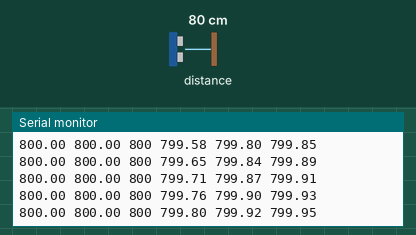
Recording of a sketch running on a simulated Arduino Uno, built with avr-gcc and run on an emulated ATmega328P. Shown: the last lines printed to the serial monitor. The inputs (shaded band) are chosen by the test bench; at power-on: distance to the obstacle 80 cm.

Above: at 1.2 s.
1.3 s: distance to the obstacle set to 2 cm
At 2.1 s:
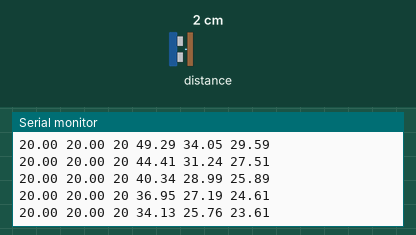
2.8 s: distance to the obstacle set to 4 cm
At 3.5 s:
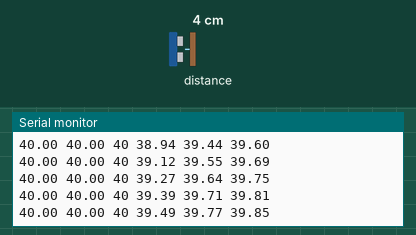
Timing chart, 0 to 5.8 s (numbered marks = the images above; inputs shaded):
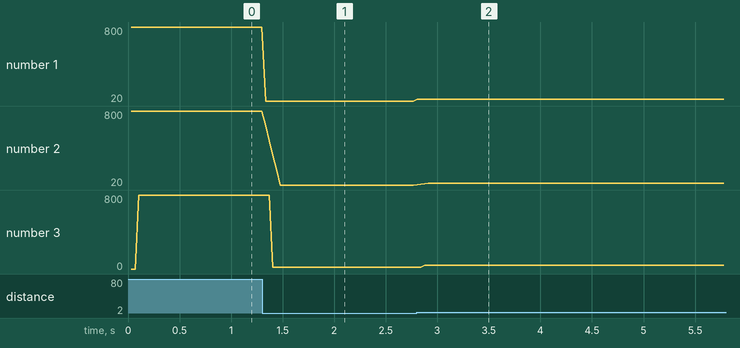

Measured:
- after the input at 1.3 s, the serial monitor: prints a new line at once (image 1)
- plotted number 1: 800 → 20 after the input at 1.3 s
- plotted number 2: 800 → 20 after the input at 1.3 s
- plotted number 3: 800 → 20 after the input at 1.3 s

The sketch:

VL53L0x__single_KF.ino
```cpp
#include <Wire.h>
#include <VL53L0X.h>

VL53L0X sensor;

#define MAX_DATA_POINTS 7  // Maximum number of data points for moving average filter

class MovingAverageFilter {
  int data[MAX_DATA_POINTS];
  int dataIndex = 0;
  int total = 0;
  int numDataPoints = 0;
  int windowSize;

public:
  MovingAverageFilter(int windowSize) : windowSize(windowSize) {}

  float calculate(float newData) {
    if (numDataPoints < windowSize) {
      numDataPoints++;
    } else {
      total -= data[dataIndex];
    }
    total += newData;
    data[dataIndex] = newData;
    dataIndex = (dataIndex + 1) % windowSize;
    return total / numDataPoints;
  }
};

//MovingAverageFilter filter3(3);
MovingAverageFilter filter5(5);
//MovingAverageFilter filter7(7);

class MovingMedianFilter {
  int data[MAX_DATA_POINTS];
  int dataIndex = 0;
  int windowSize;

public:
  MovingMedianFilter(int windowSize) : windowSize(windowSize) {}

  void bubbleSort(int arr[], int n) {
    for (int i = 0; i < n-1; i++) {
      for (int j = 0; j < n-i-1; j++) {
        if (arr[j] > arr[j+1]) {
          int temp = arr[j];
          arr[j] = arr[j+1];
          arr[j+1] = temp;
        }
      }
    }
  }

  int calculate(int newData) {
    data[dataIndex] = newData;
    dataIndex = (dataIndex + 1) % windowSize;

    int sortedData[MAX_DATA_POINTS];
    for (int i = 0; i < windowSize; i++) {
      sortedData[i] = data[i];
    }

    bubbleSort(sortedData, windowSize);

    if (windowSize % 2 == 0) {
      return (sortedData[windowSize/2 - 1] + sortedData[windowSize/2]) / 2;
    } else {
      return sortedData[windowSize/2];
    }
  }
};

//MovingMedianFilter medianFilter3(3);
MovingMedianFilter medianFilter5(5);
//MovingMedianFilter medianFilter7(7);

class KalmanFilter {
private:
    float Q; // process noise covariance
    float R; // measurement noise covariance
    float P; // estimation error covariance
    float X_estimate; // value of the best estimate of the desired variable
    float K; // Kalman gain

public:
    KalmanFilter(float processNoise, float measurementNoise, float errorCovariance)
    {
        Q = processNoise;
        R = measurementNoise;
        P = errorCovariance;
        X_estimate = 0;
    }

    float estimate(float measurement)
    {
        // Predict
        P = P + Q;

        // Update
        K = P / (P + R);
        X_estimate = X_estimate + K * (measurement - X_estimate);
        P = (1 - K) * P;

        return X_estimate;
    }
};

// 사용 예시
KalmanFilter kalmanFilter1(0.001, 0.03, 0.1); // Q, R, and initial P values respectively. Adjust based on your specific use case.
KalmanFilter kalmanFilter2(0.002, 0.04, 0.1);
KalmanFilter kalmanFilter3(0.003, 0.05, 0.1);
// class MovingStatistics {
//   float data[MAX_DATA_POINTS];
//   int dataIndex = 0;
//   int numDataPoints = 0;
//   int windowSize;
//   float sum = 0;
//   float sumSquares = 0;

// public:
//   MovingStatistics(int windowSize) : windowSize(windowSize) {}

//   float average(float newData) {
//     if (numDataPoints < windowSize) {
//       numDataPoints++;
//     } else {
//       sum -= data[dataIndex];
//       sumSquares -= data[dataIndex] * data[dataIndex];
//     }

//     sum += newData;
//     sumSquares += newData * newData;
//     data[dataIndex] = newData;
//     dataIndex = (dataIndex + 1) % windowSize;

//     return sum / numDataPoints;
//   }

//   float standardDeviation() {
//     float mean = sum / numDataPoints;
//     float variance = (sumSquares / numDataPoints) - (mean * mean);
//     return sqrt(variance);
//   }
// };

// MovingStatistics statsRaw(20);
// MovingStatistics statsFilter3(20);
// MovingStatistics statsFilter5(20);
// MovingStatistics statsFilter7(20);
// MovingStatistics statsMedian3(20);
// MovingStatistics statsMedian5(20);
// MovingStatistics statsMedian7(20);


void setup() {
  Serial.begin(115200);
  Wire.begin();
  sensor.setTimeout(500);

  if (!sensor.init()) {
    Serial.println("Failed to detect and initialize sensor!");
    while (1) {}
  }

  sensor.setMeasurementTimingBudget(33000);
}

void loop() {
  float range = sensor.readRangeSingleMillimeters();
  Serial.print(range);
  Serial.print(" ");
  Serial.print(filter5.calculate(range));
  Serial.print(" ");
  Serial.print(medianFilter5.calculate(range));
  Serial.print(" ");
  Serial.print(kalmanFilter1.estimate(range));
  Serial.print(" ");
  Serial.print(kalmanFilter2.estimate(range));
  Serial.print(" ");
  Serial.print(kalmanFilter3.estimate(range));
  Serial.println();
}
```
